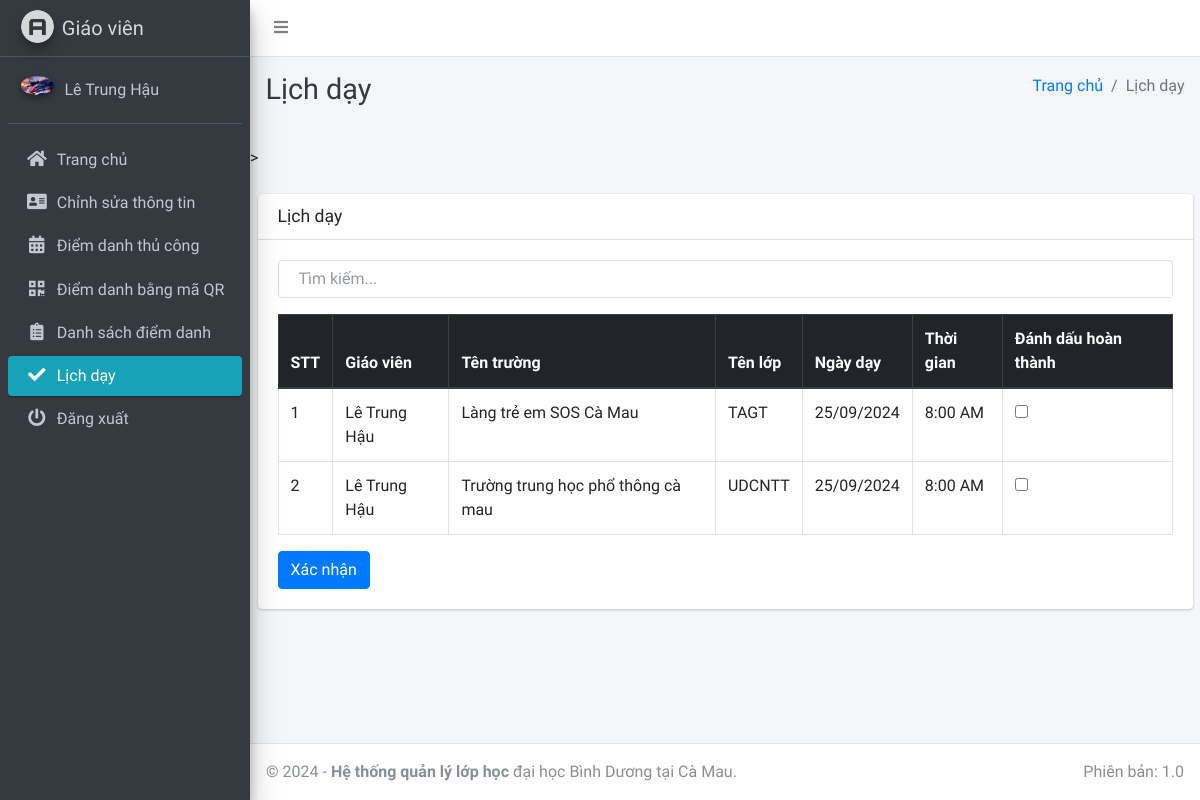
Before: /staff/schedule (signed in) with the older database file.
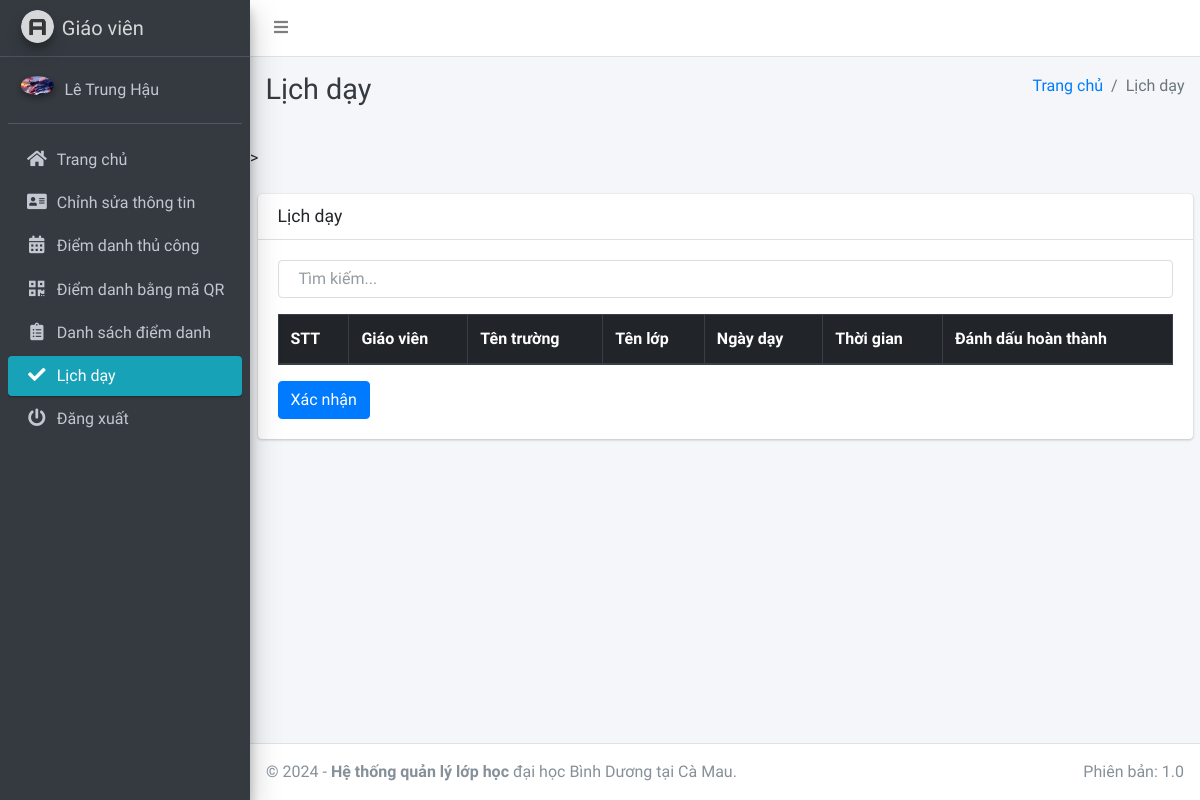
After: the same page with the newer database file.
### main_app/models.py (models this page shows, shortened)
class TeachingSchedule(models.Model):
    staff = models.ForeignKey(Staff, on_delete=models.CASCADE)
    school_name = models.ForeignKey(Course, on_delete=models.CASCADE)
    class_name = models.ForeignKey(Subject, on_delete=models.CASCADE)
    schedule_date = models.DateField()
    start_time = models.TimeField()
    created_at = models.DateTimeField(auto_now_add=True)
    updated_at = models.DateTimeField(auto_now=True)

class Staff(models.Model):
    course = models.ForeignKey(Course, on_delete=models.CASCADE, null=True, blank=False)
    admin = models.OneToOneField(CustomUser, on_delete=models.CASCADE)

class CustomUser(AbstractUser):
    USER_TYPE = ((1, "HOD"), (2, "Staff"), (3, "Student"))
    GENDER = [("M", "Nam"), ("F", "Nữ")]
    username = None
    email = models.EmailField(unique=True, null=True, blank=True)
    student_id = models.CharField(max_length=20, unique=True, null=True, blank=True)
    user_type = models.CharField(default=1, choices=USER_TYPE, max_length=1)
    gender = models.CharField(max_length=1, choices=GENDER)
    profile_pic = models.ImageField(null=True, blank=True)
    address = models.TextField()
    qr_code = models.ImageField(
        upload_to="QR/", null=True, blank=True
    )  # Thêm trường lưu mã QR
    created_at = models.DateTimeField(auto_now_add=True)
    updated_at = models.DateTimeField(auto_now=True)
    USERNAME_FIELD = "student_id"  # Mặc định là student_id
    REQUIRED_FIELDS = []
    objects = CustomUserManager()

class Course(models.Model):
    name = models.CharField(max_length=120, null=True) #tên trường
    created_at = models.DateTimeField(auto_now_add=True)
    updated_at = models.DateTimeField(auto_now=True)
    def __str__(self):
        return self.name

class Subject(models.Model):
    name = models.CharField(max_length=120) #tên lớp
    staff = models.ForeignKey(Staff, on_delete=models.CASCADE, null=True, blank=False)
    course = models.ForeignKey(Course, on_delete=models.CASCADE)
    updated_at = models.DateTimeField(auto_now=True)
    created_at = models.DateTimeField(auto_now_add=True)
    def __str__(self):
        return self.name

### main_app/staff_views.py (the view)
# urls.py: path("staff/schedule", staff_views.staff_apply_leave,
def staff_apply_leave(request):
    form = TeachingSchedule(request.POST or None)
    staff = get_object_or_404(Staff, admin_id=request.user.id)
    sessions = TeachingSchedule.objects.filter(staff=staff)
    completed_sessions = CompletedTeachingSchedule.objects.filter(staff_id=staff.admin)
    completed_session_ids = completed_sessions.values_list('schedule_id', flat=True)
    today = date.today()
    context = {
        'today': today,
        'form': form,
        'sessions': sessions,
        'completed_session_ids': completed_session_ids,
        'page_title': 'Lịch dạy'
    }
    return render(request, "staff_template/staff_apply_leave.html", context)

### main_app/templates/staff_template/staff_apply_leave.html (shortened to what this page needs)
{% extends 'main_app/base.html' %}
{% load static %}
{% block page_title %}{{ page_title }}{% endblock page_title %}
{% block content %}
>
<div class="container-fluid mt-4">
    <div class="card">
        <div class="card-header">
            <h5 class="card-title">{{ page_title }}</h5>
        </div>
        <div class="card-body">
            <input type="text" id="searchInput" onkeyup="searchTable()" placeholder="Tìm kiếm..." class="form-control mb-3">
            <form method="POST" action="{% url 'complete_teaching_schedule' %}">
                <div class="table-responsive">
                    <table id="example2" class="table table-bordered table-hover">
                        <thead class="thead-dark">
                            <tr>
                                <th>STT</th>
                                <th>Giáo viên</th>
                                <th>Tên trường</th>
                                <th>Tên lớp</th>
                                <th>Ngày dạy</th>
                                <th>Thời gian</th>
                                <th>Đánh dấu hoàn thành</th>
                            </tr>
                        </thead>
                        <tbody>
                            {% for session in sessions %}
                                {% if session.id not in completed_session_ids %}
                                    <tr {% if session.schedule_date < today %} class="bg-warning" {% endif %}>
                                        <td>{{ forloop.counter }}</td>
                                        <td>{{ session.staff.admin.last_name }} {{ session.staff.admin.first_name }}</td>
                                        <td>{{ session.school_name }}</td>
                                        <td>{{ session.class_name }}</td>
                                        <td>
                                            {{ session.schedule_date|date:"d/m/Y" }}
                                        </td>
                                        <td>{{ session.start_time|date:"g:i A" }}</td>
                                        <td>
                                            <input type="checkbox" name="session_id[]" value="{{ session.id }}">
                                        </td>
                                    </tr>
                                {% endif %}
                            {% endfor %}
                        </tbody>
                    </table>
                    <button type="submit" class="btn btn-primary">Xác nhận</button>
                </div>
            </form>
        </div>
    </div>
</div>
{% endblock content %}

Changed rows visible on the page:
removed TeachingSchedule: staff.admin.last_name "Lê", staff.admin.first_name "Trung Hậu", school_name "Làng trẻ em SOS Cà Mau", class_name "TAGT", schedule_date "25/09/2024", start_time "8:00 AM"
removed TeachingSchedule: staff.admin.last_name "Lê", staff.admin.first_name "Trung Hậu", school_name "Trường trung học phổ thông cà mau", class_name "UDCNTT", schedule_date "25/09/2024", start_time "8:00 AM"
